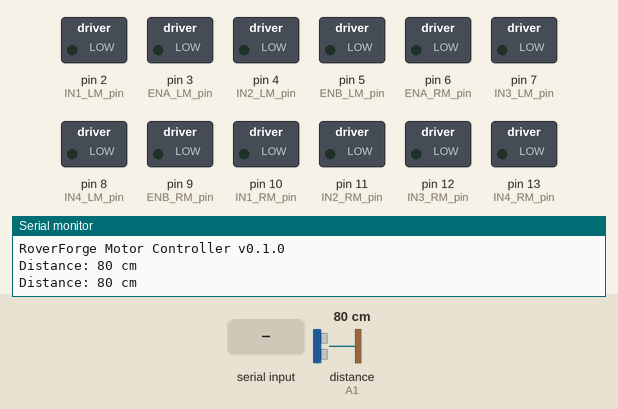
Bench run of a sketch on a simulated Arduino Uno, built with avr-gcc and run on an emulated ATmega328P. Shown: switched loads named in the sketch (green lamp = pin HIGH), the last lines printed to the serial monitor. Wiring (inferred from the names in the program): ultrasonic range finder: trigger A0; echo A1. The test bench sets the inputs (shaded band); at power-on: distance to the obstacle (sensor on A1) 80 cm. The echo pulse lasts 58.3 µs per cm; pins used as bus, display or sensor lines are not drawn.

Above: at 1.2 s.
1.3 s: "z" received over Serial
At 2.5 s:
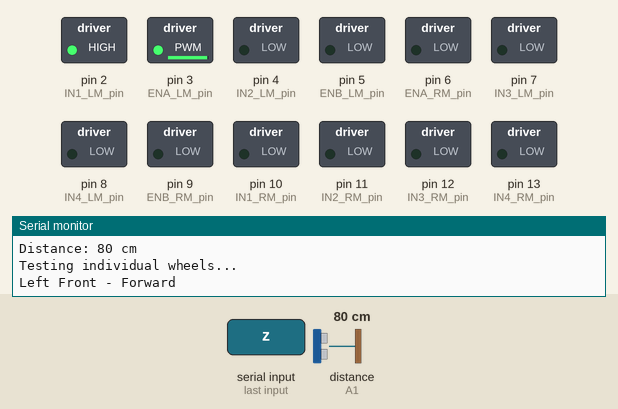
7.3 s: byte 97 ('a') received over Serial
At 9.5 s:
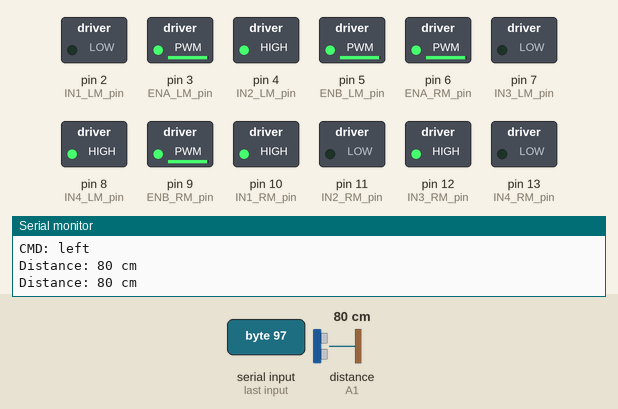
9.8 s: byte 100 ('d') received over Serial
At 10.6 s:
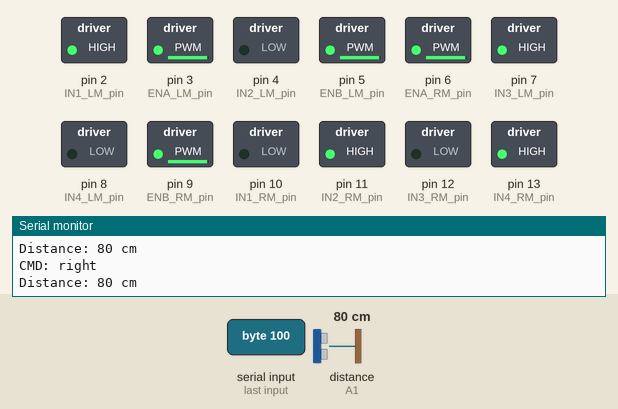
11.5 s: byte 113 ('q') received over Serial
At 12.9 s:
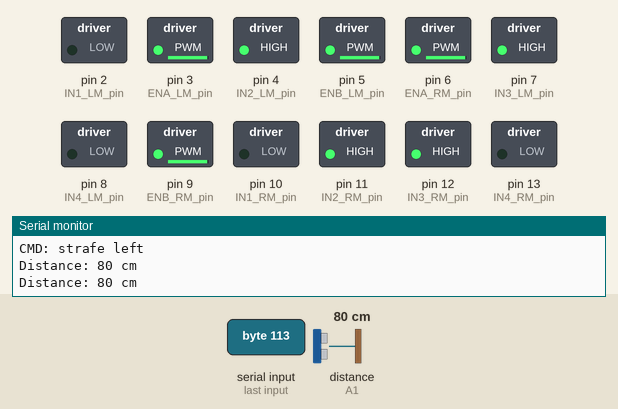
13.2 s: "t" received over Serial
At 14.0 s:
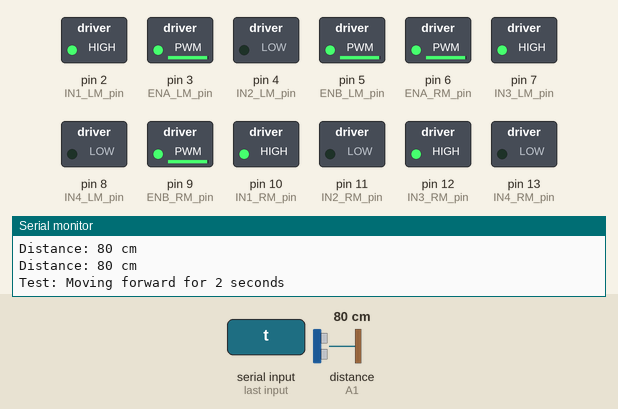
16.2 s: "x" received over Serial
At 17.1 s:
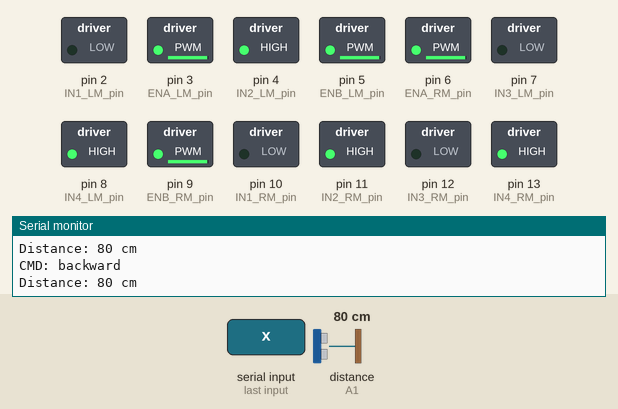
Timing chart, 0 to 19.1 s (numbered marks = the images above; inputs shaded):
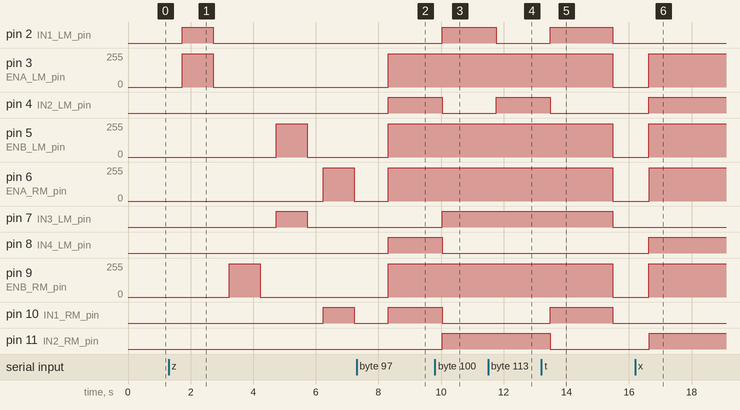

The sketch:

motor_controller.ino
```cpp
/*
  RoverForge Motor Controller
  Main sketch: motor control + ultrasonic sensing + serial telemetry
*/

#include <Arduino.h>
#include "motor_control.hpp"
#include "hc_sr04.hpp"
const int trigPin = A0;
const int echoPin = A1;

// Left Module
const int ENA_LM = 3; // EMA -> 3~ pin on arduino
const int IN1_LM = 2;
const int IN2_LM = 4;
const int IN3_LM = 7;
const int IN4_LM = 8;
const int ENB_LM = 5;

// Right Module
const int ENA_RM = 6;
const int IN1_RM = 10;
const int IN2_RM = 11;
const int IN3_RM = 12;
const int IN4_RM = 13;
const int ENB_RM = 9;

// Use MotorController types and API

// HC-SR04 sensor instance (uses class in hc_sr04.hpp)
hc_sr04 ultrasonic(trigPin, echoPin);

MotorController motorController;

void setup() {
  Serial.begin(9600);
  Serial.println("RoverForge Motor Controller v0.1.0");

  motorController.begin(ENA_LM, IN1_LM, IN2_LM, IN3_LM, IN4_LM, ENB_LM,
                         ENA_RM, IN1_RM, IN2_RM, IN3_RM, IN4_RM, ENB_RM);

  pinMode(trigPin, OUTPUT);
  pinMode(echoPin, INPUT);
}

void loop() {
  int speed = 250;
    // Check for serial commands
    if (Serial.available() > 0) {
      char cmd = Serial.read();

      if (cmd == 't' || cmd == 'T') {
        // quick forward test using class
        Serial.println("Test: Moving forward for 2 seconds");
        motorController.move(MotorController::FORWARD, speed);
        delay(2000);
        motorController.stop();
        Serial.println("Test: Done");
      } else if (cmd == 'z' || cmd == 'Z') {
        // test individual wheels via public setters
        Serial.println("Testing individual wheels...");
        Serial.println("Left Front - Forward");
        motorController.setLeftFront(MotorController::FORWARD, speed);
        delay(1000);
        motorController.stop();
        delay(500);
        Serial.println("Right Front - Forward");
        motorController.setRightFront(MotorController::FORWARD, speed);
        delay(1000);
        motorController.stop();
        delay(500);
        Serial.println("Left Back - Forward");
        motorController.setLeftBack(MotorController::FORWARD, speed);
        delay(1000);
        motorController.stop();
        delay(500);
        Serial.println("Right Back - Forward");
        motorController.setRightBack(MotorController::FORWARD, speed);
        delay(1000);
        motorController.stop();
        delay(500);
        Serial.println("Test complete!");
      } else if (cmd == 'w' || cmd == 'W') {
        Serial.println("CMD: forward");
        motorController.move(MotorController::FORWARD, speed);
      } else if (cmd == 's' || cmd == 'S') {
        Serial.println("CMD: stop");
        motorController.stop();
      } else if (cmd == 'x' || cmd == 'X') {
        Serial.println("CMD: backward");
        motorController.move(MotorController::BACKWARD, speed);
      } else if (cmd == 'a' || cmd == 'A') {
        Serial.println("CMD: left");
        // rotate left: left wheels backward, right wheels forward
        motorController.setLeftFront(MotorController::BACKWARD, speed);
        motorController.setLeftBack(MotorController::BACKWARD, speed);
        motorController.setRightFront(MotorController::FORWARD, speed);
        motorController.setRightBack(MotorController::FORWARD, speed);
      } else if (cmd == 'd' || cmd == 'D') {
        Serial.println("CMD: right");
        motorController.setLeftFront(MotorController::FORWARD, speed);
        motorController.setLeftBack(MotorController::FORWARD, speed);
        motorController.setRightFront(MotorController::BACKWARD, speed);
        motorController.setRightBack(MotorController::BACKWARD, speed);
      } else if (cmd == 'q' || cmd == 'Q') {
        Serial.println("CMD: strafe left");
        // mecanum strafe left pattern
        motorController.setLeftFront(MotorController::BACKWARD, speed);
        motorController.setRightFront(MotorController::FORWARD, speed);
        motorController.setLeftBack(MotorController::FORWARD, speed);
        motorController.setRightBack(MotorController::BACKWARD, speed);
      } else if (cmd == 'e' || cmd == 'E') {
        Serial.println("CMD: strafe right");
        motorController.setLeftFront(MotorController::FORWARD, speed);
        motorController.setRightFront(MotorController::BACKWARD, speed);
        motorController.setLeftBack(MotorController::BACKWARD, speed);
        motorController.setRightBack(MotorController::FORWARD, speed);
      }
    }

    // Print filtered distance telemetry every loop
    long distance = ultrasonic.readFiltered(3, 30);
    if (distance < 0) {
      Serial.println("Distance: no echo");
    } else {
      Serial.print("Distance: ");
      Serial.print(distance);
      Serial.println(" cm");
    }

    delay(500); // wait half a second between measurements
}

// Implementation: triggers the HC-SR04, measures echo pulse width (microseconds)
// and converts to centimeters. Returns -1 if no echo was received within
// the timeout (microseconds).
// Distance reading handled by `hc_sr04` instance. See loop() for telemetry.

// Motor control implementations moved to motor_control.cpp (MotorController class)
```

hc_sr04.cpp
```cpp
#include "hc_sr04.hpp"

hc_sr04::hc_sr04(uint8_t trigPin, uint8_t echoPin, unsigned long timeout)
    : _trigPin(trigPin), _echoPin(echoPin), _timeout(timeout) {
    pinMode(_trigPin, OUTPUT);
    pinMode(_echoPin, INPUT);
}

unsigned long hc_sr04::pingMicroseconds() {
    // trigger a 10us pulse and measure echo in microseconds (pulseIn returns 0 on timeout)
    digitalWrite(_trigPin, LOW);
    delayMicroseconds(2);
    digitalWrite(_trigPin, HIGH);
    delayMicroseconds(10);
    digitalWrite(_trigPin, LOW);

    return pulseIn(_echoPin, HIGH, _timeout);
}

long hc_sr04::readCm() {
    unsigned long duration = pingMicroseconds();
    if (duration == 0) {
        // timed out
        return -1;
    }

    // distance cm = (duration_us * 0.0343) / 2
    float dist = (duration * 0.0343f) / 2.0f;
    return (long)(dist + 0.5f);
}

long hc_sr04::readFiltered(uint8_t samples, unsigned int delayMs) {
    if (samples == 0) return -1;

    // collect samples
    const uint8_t maxSamples = 15;
    if (samples > maxSamples) samples = maxSamples;
    long readings[maxSamples];
    uint8_t validCount = 0;

    for (uint8_t i = 0; i < samples; ++i) {
        long r = readCm();
        readings[i] = r;
        if (r >= 0) validCount++;
        if (i + 1 < samples) delay(delayMs);
    }

    if (validCount == 0) return -1;

    // simple median of valid readings: copy valid ones into temp, sort, pick middle
    long tmp[maxSamples];
    uint8_t idx = 0;
    for (uint8_t i = 0; i < samples; ++i) {
        if (readings[i] >= 0) tmp[idx++] = readings[i];
    }

    // sort tmp[0..idx-1] (simple insertion sort, idx small)
    for (uint8_t i = 1; i < idx; ++i) {
        long key = tmp[i];
        int j = i - 1;
        while (j >= 0 && tmp[j] > key) {
            tmp[j + 1] = tmp[j];
            --j;
        }
        tmp[j + 1] = key;
    }

    uint8_t mid = idx / 2;
    return tmp[mid];
}
```

hc_sr04.hpp
```cpp
#pragma once

#include <Arduino.h>

class hc_sr04 {
public:
    // trigPin/echoPin are Arduino pin numbers. timeout is in microseconds.
    hc_sr04(uint8_t trigPin, uint8_t echoPin, unsigned long timeout = 30000UL);

    // Performs a single measurement and returns distance in centimeters.
    // Returns -1 if no echo was received (timeout).
    long readCm();

    // Take `samples` readings and return the median value (helps reject outliers).
    // Uses `delayMs` between samples (default 50ms). Returns -1 if all samples timed out.
    long readFiltered(uint8_t samples = 5, unsigned int delayMs = 50);

private:
    uint8_t _trigPin;
    uint8_t _echoPin;
    unsigned long _timeout;

    // low-level pulse measurement (returns microseconds, 0 on timeout)
    unsigned long pingMicroseconds();
};
```

motor_control.cpp
```cpp
#pragma once

#include <Arduino.h>
#include "motor_control.hpp"

MotorController::MotorController() : currentMode(manual) {}

void MotorController::begin(int ENA_LM, int IN1_LM, int IN2_LM, int IN3_LM, int IN4_LM, int ENB_LM,
              int ENA_RM, int IN1_RM, int IN2_RM, int IN3_RM, int IN4_RM, int ENB_RM) {
  // store pins in instance
  ENA_LM_pin = ENA_LM;
  IN1_LM_pin = IN1_LM;
  IN2_LM_pin = IN2_LM;
  IN3_LM_pin = IN3_LM;
  IN4_LM_pin = IN4_LM;
  ENB_LM_pin = ENB_LM;

  ENA_RM_pin = ENA_RM;
  IN1_RM_pin = IN1_RM;
  IN2_RM_pin = IN2_RM;
  IN3_RM_pin = IN3_RM;
  IN4_RM_pin = IN4_RM;
  ENB_RM_pin = ENB_RM;

  // initialize pins
  pinMode(ENA_LM_pin, OUTPUT);
  pinMode(IN1_LM_pin, OUTPUT);
  pinMode(IN2_LM_pin, OUTPUT);
  pinMode(IN3_LM_pin, OUTPUT);
  pinMode(IN4_LM_pin, OUTPUT);
  pinMode(ENB_LM_pin, OUTPUT);

  pinMode(ENA_RM_pin, OUTPUT);
  pinMode(IN1_RM_pin, OUTPUT);
  pinMode(IN2_RM_pin, OUTPUT);
  pinMode(IN3_RM_pin, OUTPUT);
  pinMode(IN4_RM_pin, OUTPUT);
  pinMode(ENB_RM_pin, OUTPUT);
}

void MotorController::setMode(ControllerMode mode) {
    currentMode = mode;
}

void MotorController::move(MotorState state, int speed) {
    leftWheelFront(state, speed);
    rightWheelFront(state, speed);
    leftWheelBack(state, speed);
    rightWheelBack(state, speed);
}

void MotorController::stop(int speed) {
    leftWheelFront(STOP, speed);
    rightWheelFront(STOP, speed);
    leftWheelBack(STOP, speed);
    rightWheelBack(STOP, speed);
}

void MotorController::leftWheelFront(MotorState state, int speed) {
  if (state == FORWARD) {
    // Set left front wheel to move forward at given speed
    analogWrite(ENA_LM_pin, speed);
    digitalWrite(IN1_LM_pin, HIGH);
    digitalWrite(IN2_LM_pin, LOW);
  } else if (state == BACKWARD) {
    analogWrite(ENA_LM_pin, speed);
    digitalWrite(IN1_LM_pin, LOW);
    digitalWrite(IN2_LM_pin, HIGH);
  } else {
    analogWrite(ENA_LM_pin, 0);
    digitalWrite(IN1_LM_pin, LOW);
    digitalWrite(IN2_LM_pin, LOW);
  }
}

void MotorController::rightWheelFront(MotorState state, int speed) {
  if (state == FORWARD) {
    // Set right front wheel to move forward at given speed
    analogWrite(ENB_RM_pin, speed);
    digitalWrite(IN3_RM_pin, HIGH);
    digitalWrite(IN4_RM_pin, LOW);
  } else if (state == BACKWARD) {
    analogWrite(ENB_RM_pin, speed);
    digitalWrite(IN3_RM_pin, LOW);
    digitalWrite(IN4_RM_pin, HIGH);
  } else {
    analogWrite(ENB_RM_pin, 0);
    digitalWrite(IN3_RM_pin, LOW);
    digitalWrite(IN4_RM_pin, LOW);
  }
}

void MotorController::leftWheelBack(MotorState state, int speed) {
  if (state == FORWARD) {
    // Set left back wheel to move forward at given speed
    analogWrite(ENB_LM_pin, speed);
    digitalWrite(IN3_LM_pin, HIGH);
    digitalWrite(IN4_LM_pin, LOW);
  } else if (state == BACKWARD) {
    analogWrite(ENB_LM_pin, speed);
    digitalWrite(IN3_LM_pin, LOW);
    digitalWrite(IN4_LM_pin, HIGH);
  } else {
    analogWrite(ENB_LM_pin, 0);
    digitalWrite(IN3_LM_pin, LOW);
    digitalWrite(IN4_LM_pin, LOW);
  }
}

void MotorController::rightWheelBack(MotorState state, int speed) {
  if (state == FORWARD) {
    // Set right back wheel to move forward at given speed
    analogWrite(ENA_RM_pin, speed);
    digitalWrite(IN1_RM_pin, HIGH);
    digitalWrite(IN2_RM_pin, LOW);
  } else if (state == BACKWARD) {
    analogWrite(ENA_RM_pin, speed);
    digitalWrite(IN1_RM_pin, LOW);
    digitalWrite(IN2_RM_pin, HIGH);
  } else {
    analogWrite(ENA_RM_pin, 0);
    digitalWrite(IN1_RM_pin, LOW);
    digitalWrite(IN2_RM_pin, LOW);
  }
}

// Public wrappers for per-wheel control
void MotorController::setLeftFront(MotorState state, int speed) {
  leftWheelFront(state, speed);
}

void MotorController::setRightFront(MotorState state, int speed) {
  rightWheelFront(state, speed);
}

void MotorController::setLeftBack(MotorState state, int speed) {
  leftWheelBack(state, speed);
}

void MotorController::setRightBack(MotorState state, int speed) {
  rightWheelBack(state, speed);
}
```

motor_control.hpp
```cpp
#pragma once

#include <Arduino.h>

class MotorController {
public:
    enum ControllerMode {
        manual,
        autonomous
    };

    // Use simple, conventional motor states matching existing implementation
    enum MotorState {
        STOP,
        FORWARD,
        BACKWARD
    };

    MotorController();
    void begin(int ena_lm, int in1_lm, int in2_lm, int in3_lm, int in4_lm, int enb_lm,
               int ena_rm, int in1_rm, int in2_rm, int in3_rm, int in4_rm, int enb_rm);
    void setMode(ControllerMode mode);
    void move(MotorState state, int speed);
    void stop(int speed = 0);
    // per-wheel setters for diagnostics/tests
    void setLeftFront(MotorState state, int speed);
    void setRightFront(MotorState state, int speed);
    void setLeftBack(MotorState state, int speed);
    void setRightBack(MotorState state, int speed);

private:
    ControllerMode currentMode;

    // store pins in the instance so implementation uses these instead of globals
    int ENA_LM_pin;
    int IN1_LM_pin;
    int IN2_LM_pin;
    int IN3_LM_pin;
    int IN4_LM_pin;
    int ENB_LM_pin;

    int ENA_RM_pin;
    int IN1_RM_pin;
    int IN2_RM_pin;
    int IN3_RM_pin;
    int IN4_RM_pin;
    int ENB_RM_pin;

    void leftWheelFront(MotorState state, int speed);
    void rightWheelFront(MotorState state, int speed);
    void leftWheelBack(MotorState state, int speed);
    void rightWheelBack(MotorState state, int speed);
};
```

Measured:
- after the input at 1.3 s, pin 2 (IN1_LM_pin): LOW → HIGH after 0.43 s, → LOW 1.0 s later; pin 3 (ENA_LM_pin): 0/255 → 250/255 after 0.43 s, → 0/255 1.0 s later
- after the input at 7.3 s, pin 3 (ENA_LM_pin), pin 5 (ENB_LM_pin), pin 6 (ENA_RM_pin), pin 9 (ENB_RM_pin): 0/255 → 250/255 after 1.0 s; pin 4 (IN2_LM_pin), pin 8 (IN4_LM_pin), pin 10 (IN1_RM_pin), pin 12 (IN3_RM_pin): LOW → HIGH after 1.0 s
- after the input at 9.8 s, pin 2 (IN1_LM_pin), pin 7 (IN3_LM_pin), pin 11 (IN2_RM_pin), pin 13 (IN4_RM_pin): LOW → HIGH after 0.23 s; pin 4 (IN2_LM_pin), pin 8 (IN4_LM_pin), pin 10 (IN1_RM_pin), pin 12 (IN3_RM_pin): HIGH → LOW after 0.23 s
- after the input at 11.5 s, pin 2 (IN1_LM_pin), pin 13 (IN4_RM_pin): HIGH → LOW after 0.26 s; pin 4 (IN2_LM_pin), pin 12 (IN3_RM_pin): LOW → HIGH after 0.26 s
- after the input at 13.2 s, pin 2 (IN1_LM_pin), pin 10 (IN1_RM_pin): LOW → HIGH after 0.29 s, → LOW 2.0 s later; pin 3 (ENA_LM_pin), pin 5 (ENB_LM_pin), pin 6 (ENA_RM_pin), pin 9 (ENB_RM_pin): 250/255 → 0/255 after 2.3 s; pin 4 (IN2_LM_pin), pin 11 (IN2_RM_pin): HIGH → LOW after 0.29 s; pin 7 (IN3_LM_pin), pin 12 (IN3_RM_pin): HIGH → LOW after 2.3 s
- after the input at 16.2 s, pin 3 (ENA_LM_pin), pin 5 (ENB_LM_pin), pin 6 (ENA_RM_pin), pin 9 (ENB_RM_pin): 0/255 → 250/255 after 0.44 s; pin 4 (IN2_LM_pin), pin 8 (IN4_LM_pin), pin 11 (IN2_RM_pin), pin 13 (IN4_RM_pin): LOW → HIGH after 0.44 s
